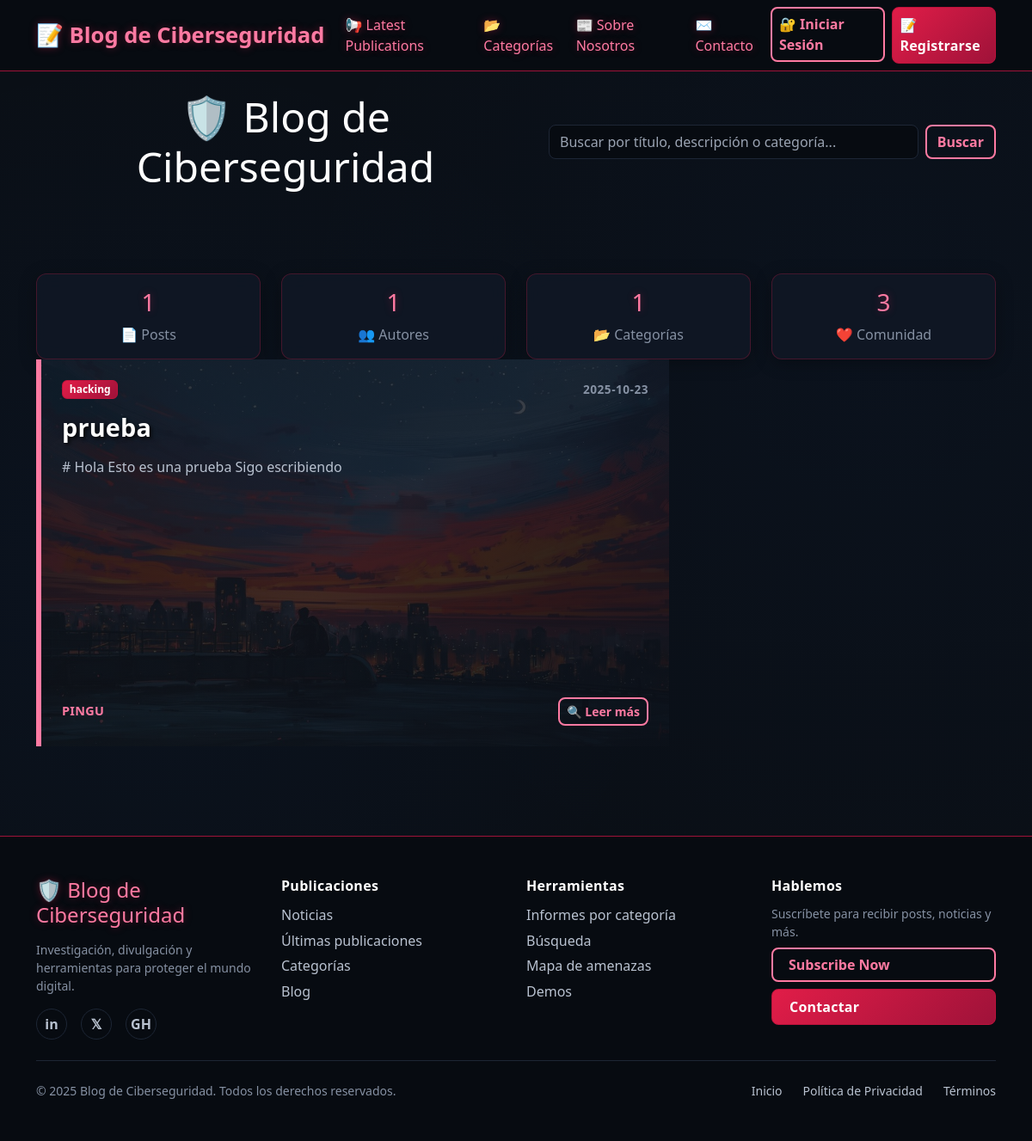
The page / on the database its author committed.
### tables this page shows
CREATE TABLE posts (
                id INTEGER PRIMARY KEY AUTOINCREMENT,
                title TEXT NOT NULL,
                content TEXT NOT NULL,
                author TEXT NOT NULL,
                category TEXT NOT NULL,
                image TEXT NOT NULL,
                date_created TIMESTAMP DEFAULT CURRENT_TIMESTAMP,
                FOREIGN KEY (author) REFERENCES users (username)
            );

### app.py (the view)
@app.route('/')
def home():
    q = request.args.get('q', '', type=str).strip()
    with get_db_connection() as conn:
        if q:
            like = f"%{q.lower()}%"
            posts = conn.execute('''
                SELECT id, title, content, author, category, image, date_created
                FROM posts
                WHERE LOWER(title) LIKE ? OR LOWER(content) LIKE ? OR LOWER(category) LIKE ?
                ORDER BY date_created DESC
            ''', (like, like, like)).fetchall()
        else:
            posts = conn.execute('''
                SELECT id, title, content, author, category, image, date_created
                FROM posts
                ORDER BY date_created DESC
            ''').fetchall()
        posts_list = []
        for post in posts:
            posts_list.append({
                'id': post['id'],
                'title': post['title'],
                'content': post['content'],
                'author': post['author'],
                'category': post['category'],
                'image': post['image'],
                'date_created': post['date_created']
            })
        return render_template('home.html', posts=posts_list, q=q)

### app.py (called while the page is built)
@contextmanager
def get_db_connection():
    conn = sqlite3.connect(app.config['DATABASE'])
    conn.row_factory = sqlite3.Row
    try:
        yield conn
    finally:
        conn.close()

### templates/home.html (shortened to what this page needs)
{% extends "base.html" %}
{% block content %}
<div class="row">
    <div class="col-12 text-center mb-5">
        <div class="d-flex flex-column flex-md-row align-items-center justify-content-center gap-3">
            <h1 class="display-5 m-0 text-glow-animate">🛡️ Blog de Ciberseguridad</h1>
            <form class="d-flex" role="search" method="get" action="{{ url_for('home') }}" id="search-form" style="max-width: 520px; width: 100%;">
                <input
                    class="form-control me-2"
                    id="q"
                    name="q"
                    type="search"
                    placeholder="Buscar por título, descripción o categoría..."
                    aria-label="Buscar"
                    value="{{ q|default('') }}"
                    autocomplete="off"
                >
                <button class="btn btn-outline-primary" type="submit">Buscar</button>
            </form>
        </div>
    </div>
</div>
<div class="row mt-5">
    <div class="col-md-3 col-6 text-center">
        <div class="card glass-effect">
            <div class="card-body">
                <h3 class="text-red-glow">{{ posts|length }}</h3>
                <p class="mb-0 text-muted-red">📄 Posts</p>
            </div>
        </div>
    </div>
    <div class="col-md-3 col-6 text-center">
        <div class="card glass-effect">
            <div class="card-body">
                <h3 class="text-red-glow">
                    {% set authors = [] %}
                    {% for post in posts %}
                        {% if post.author not in authors %}
                            {% set _ = authors.append(post.author) %}
                        {% endif %}
                    {% endfor %}
                    {{ authors|length }}
                </h3>
                <p class="mb-0 text-muted-red">👥 Autores</p>
            </div>
        </div>
    </div>
    <div class="col-md-3 col-6 text-center">
        <div class="card glass-effect">
            <div class="card-body">
                <h3 class="text-red-glow">
                    {% set cats = [] %}
                    {% for post in posts %}
                        {% if post.category not in cats %}
                            {% set _ = cats.append(post.category) %}
                        {% endif %}
                    {% endfor %}
                    {{ cats|length }}
                </h3>
                <p class="mb-0 text-muted-red">📂 Categorías</p>
            </div>
        </div>
    </div>
    <div class="col-md-3 col-6 text-center">
        <div class="card glass-effect">
            <div class="card-body">
                <h3 class="text-red-glow">{{ posts|length * 3 }}</h3>
                <p class="mb-0 text-muted-red">❤️ Comunidad</p>
            </div>
        </div>
    </div>
</div>
<div id="posts-grid">
    {% include 'partials/_posts_grid.html' %}
</div>
{% endblock %}

### templates/partials/_posts_grid.html (shortened to what this page needs)
<div class="post-grid capture-layout">
    {% if posts %}
        {% for post in posts %}
        <div class="post-item post-card-with-image
            {% if loop.index == 1 %}post-card-featured
            {% elif loop.index <= 3 %}post-card-standard
            {% else %}post-card-compact{% endif %}">
            <div class="card-background"
                 style="background-image: url('{{ url_for('uploaded_file', filename=post.image) }}');">
            </div>
            <div class="card-content">
                <div>
                    <div class="d-flex justify-content-between align-items-center mb-3">
                        <a class="badge bg-primary text-decoration-none" href="{{ url_for('category_detail', cat_name=post.category) }}">{{ post.category }}</a>
                        <small class="post-date">{{ post.date_created[:10] }}</small>
                    </div>
                    <h5 class="card-title mb-3">
                        {{ post.title }}
                    </h5>
                    {% if loop.index == 1 %}
                    <p class="post-excerpt mb-4">
                        {{ post.content[:200] }}{% if post.content|length > 200 %}...{% endif %}
                    </p>
                    {% elif loop.index <= 3 %}
                    <p class="post-excerpt mb-3">
                        {{ post.content[:120] }}{% if post.content|length > 120 %}...{% endif %}
                    </p>
                    {% else %}
                    <p class="post-excerpt mb-2">
                        {{ post.content[:80] }}{% if post.content|length > 80 %}...{% endif %}
                    </p>
                    {% endif %}
                </div>
                <div class="d-flex justify-content-between align-items-center">
                    <small class="post-author">{{ post.author }}</small>
                    <a href="{{ url_for('view_post', post_id=post.id) }}" class="btn btn-outline-primary btn-sm">
                        🔍 Leer más
                    </a>
                </div>
            </div>
        </div>
        {% endfor %}
    {% endif %}
</div>

### static/style.css (style rules this page uses)
html, body { height: 100%; margin: 0; }
*, *::before, *::after { box-sizing: border-box; }
body.dark-theme { display: flex; flex-direction: column; min-height: 100vh; }
:root { --dark-bg: #0a0f16; --darker-bg: #070b11; --dark-card: #111826; --dark-border: #1d2635; --red-primary: #e11d48; --red-dark: #be123c; --red-darker: #9f1239; --red-glow: #ff7aa2; --red-shadow: rgba(225, 29, 72, 0.35); --text-primary: #ffffff; --text-secondary: #b9c2d0; --text-muted: #8691a3; --text-on-brand: #ffffff; --text-link: #8bb9ff; --text-link-hover: #bcd6ff; --focus-ring: rgba(255, 122, 162, 0.55); --focus-ring-strong: rgba(255, 122, 162, 0.75); --overlay-strong: rgba(10, 15, 24, 0.85); --overlay-stronger: rgba(10, 15, 24, 0.92); }
body.dark-theme { background-color: var(--dark-bg); color: var(--text-primary); font-family: 'Segoe UI', Tahoma, Geneva, Verdana, sans-serif; background-image: radial-gradient(circle at 15% 50%, rgba(30, 90, 200, 0.05) 0%, transparent 50%), radial-gradient(circle at 85% 30%, rgba(30, 90, 200, 0.04) 0%, transparent 50%); min-height: 100vh; }
a { color: var(--text-link); text-decoration: none; }
.btn-outline-primary { border: 2px solid var(--red-glow); color: var(--red-glow); background: transparent; border-radius: 8px; transition: all 0.3s ease; font-weight: 600; }
.card { background-color: var(--dark-card); border: 1px solid var(--dark-border); border-radius: 12px; box-shadow: 0 4px 20px rgba(0, 0, 0, 0.3); transition: all 0.3s ease; color: var(--text-primary); }
.text-red-glow { color: var(--red-glow) !important; text-shadow: 0 0 10px var(--red-shadow); }
.text-muted-red { color: var(--text-muted) !important; }
.badge { font-weight: 600; border-radius: 6px; }
.bg-primary { background: linear-gradient(135deg, var(--red-primary), var(--red-darker)) !important; border: 1px solid var(--red-dark); color: var(--text-on-brand) !important; }
.badge.bg-primary, .badge.text-bg-primary { color: var(--text-on-brand) !important; border-color: var(--red-dark) !important; }
.form-control { background-color: var(--darker-bg); border: 1px solid var(--dark-border); color: var(--text-primary); border-radius: 8px; transition: all 0.3s ease; }
.form-control::placeholder { color: #9aa3b2; opacity: 1; }
.glass-effect { background: rgba(17, 24, 38, 0.8); backdrop-filter: blur(10px); border: 1px solid rgba(225, 29, 72, 0.25); }
.text-glow-animate { animation: glow 2s ease-in-out infinite; }
.post-card-with-image { position: relative; overflow: hidden; background: linear-gradient(135deg, rgba(17, 24, 38, 0.9), rgba(29, 38, 53, 0.8)); }
.post-card-with-image .card-background { position: absolute; top: 0; left: 0; width: 100%; height: 100%; background-size: cover; background-position: center; background-repeat: no-repeat; transition: all 0.5s ease; z-index: 1; }
.post-card-with-image .card-content { position: relative; z-index: 2; background: linear-gradient(135deg, var(--overlay-strong) 0%, rgba(10, 15, 24, 0.78) 50%, var(--overlay-stronger) 100%); height: 100%; display: flex; flex-direction: column; justify-content: space-between; padding: 1.5rem; transition: all 0.3s ease; }
.post-card-with-image::before { content: ''; position: absolute; top: 0; left: 0; width: 100%; height: 100%; background: linear-gradient(45deg, rgba(225, 29, 72, 0) 0%, rgba(225, 29, 72, 0.12) 100%); opacity: 0; transition: opacity 0.3s ease; z-index: 2; }
.post-card-with-image .card-title { color: #ffffff; text-shadow: 2px 2px 4px rgba(0, 0, 0, 0.85); font-weight: 700; letter-spacing: .2px; }
.post-card-with-image .badge { background: linear-gradient(135deg, var(--red-primary), var(--red-darker)); border: 1px solid var(--red-dark); color: var(--text-on-brand) !important; text-shadow: none; }
.post-grid { display: grid; grid-template-columns: repeat(12, 1fr); grid-auto-rows: minmax(200px, auto); gap: 1.5rem; margin-bottom: 2rem; }
.post-card-featured { border-left: 6px solid var(--red-glow); }
.post-card-featured .card-title { font-size: 1.8rem; margin-bottom: 1rem; }
.post-date { font-size: 0.85rem; color: var(--text-muted); font-weight: 600; letter-spacing: 0.5px; }
.post-author { font-size: 0.9rem; color: var(--red-glow); font-weight: 700; text-transform: uppercase; letter-spacing: .3px; }
.post-excerpt { line-height: 1.6; color: var(--text-secondary); margin-bottom: 1rem; }
.capture-layout .post-item:nth-child(1) { grid-column: span 8; grid-row: span 2; min-height: 450px; }

### rows shown on the page
posts: image (picture), category "hacking", date_created "2025-10-23", title "prueba", content "# Hola Esto es una prueba Sigo escribiendo", author "PINGU"

### other values the page prints
{{ posts|length }} "1"
{{ authors|length }} "1"
{{ cats|length }} "1"
{{ posts|length * 3 }} "3"
